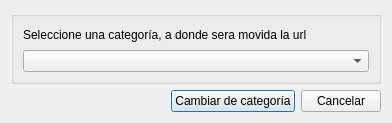
<?xml version="1.0" encoding="UTF-8"?>
<ui version="4.0">
 <class>CategoryDialog</class>
 <widget class="QDialog" name="CategoryDialog">
  <property name="geometry">
   <rect>
    <x>0</x>
    <y>0</y>
    <width>392</width>
    <height>123</height>
   </rect>
  </property>
  <property name="windowTitle">
   <string>Dialog</string>
  </property>
  <layout class="QVBoxLayout" name="verticalLayout_2">
   <item>
    <widget class="QGroupBox" name="groupBox">
     <property name="title">
      <string/>
     </property>
     <layout class="QVBoxLayout" name="verticalLayout">
      <item>
       <widget class="QLabel" name="label">
        <property name="text">
         <string>Seleccione una categoría, a donde sera movida la url</string>
        </property>
       </widget>
      </item>
      <item>
       <widget class="QComboBox" name="categoryComboBox"/>
      </item>
     </layout>
    </widget>
   </item>
   <item>
    <layout class="QHBoxLayout" name="horizontalLayout">
     <item>
      <spacer name="horizontalSpacer">
       <property name="orientation">
        <enum>Qt::Horizontal</enum>
       </property>
       <property name="sizeHint" stdset="0">
        <size>
         <width>40</width>
         <height>20</height>
        </size>
       </property>
      </spacer>
     </item>
     <item>
      <widget class="QPushButton" name="aceptPushButton">
       <property name="text">
        <string>Cambiar de categoría</string>
       </property>
      </widget>
     </item>
     <item>
      <widget class="QPushButton" name="cancelPushButton">
       <property name="text">
        <string>Cancelar</string>
       </property>
      </widget>
     </item>
    </layout>
   </item>
  </layout>
 </widget>
 <resources/>
 <connections/>
</ui>
